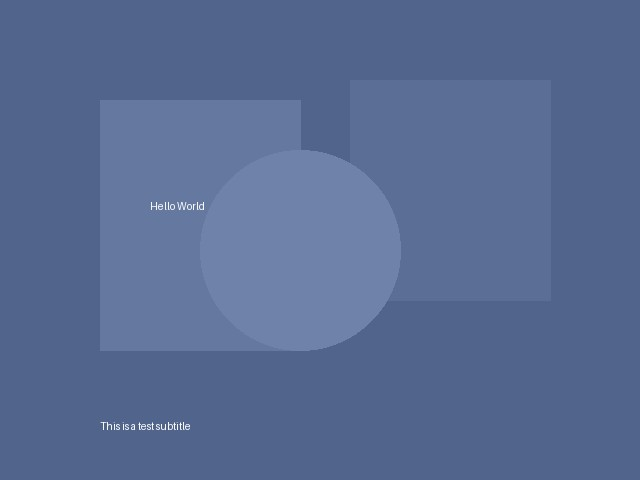
#> input picture test_with_subtitle.jpg, 640 x 480 px
$ python -i image_processor.py   (imports and definitions only)
#> lines starting #> are read from the running program, lines starting #| are printed output that depends on the picture; after the words box and inside, x2 and y2 are one past the last pixel; in counts of white or black regions, pixels touching at a corner belong together
### watermark_remover/detector.py
"""水印和字幕检测模块

提供两种检测方式:
1. 字幕检测 - 检测画面底部的白色/亮色文字
2. 水印检测 - 检测半透明叠加的 logo/文字水印
"""

import cv2
import numpy as np
from typing import Tuple, Optional, List


class SubtitleDetector:
    """字幕检测器 - 检测画面底部区域的文字"""

    def __init__(
        self,
        bottom_ratio: float = 0.25,
        min_text_height: int = 10,
        max_text_height: int = 80,
        sensitivity: float = 0.7,
    ):
        """
        Args:
            bottom_ratio: 从底部开始检测的区域比例 (0.0-1.0)
            min_text_height: 最小文字高度 (像素)
            max_text_height: 最大文字高度 (像素)
            sensitivity: 灵敏度 (0.0-1.0)，越高越敏感
        """
#> in preview_mask, frame is the input picture: shape (480, 640, 3); mean B, G, R 146.7, 106.8, 87.8
        self.bottom_ratio = bottom_ratio
        self.min_text_height = min_text_height
        self.max_text_height = max_text_height
        self.sensitivity = sensitivity

    def detect(self, frame: np.ndarray) -> np.ndarray:
        """检测字幕区域，返回二值掩码

        Args:
            frame: BGR格式的图像

        Returns:
            二值掩码 (255=字幕区域, 0=背景)
        """
        h, w = frame.shape[:2]
#> h = 480; w = 640
        # 只处理底部区域
        y_start = int(h * (1 - self.bottom_ratio))
#> y_start = 360
        roi = frame[y_start:, :]
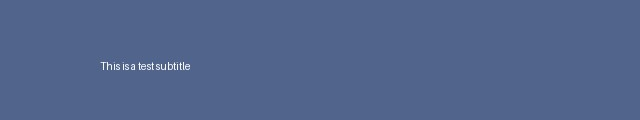
#> roi: shape (120, 640, 3); mean B, G, R 140.3, 100.4, 81.5

        # 转灰度
        gray = cv2.cvtColor(roi, cv2.COLOR_BGR2GRAY)
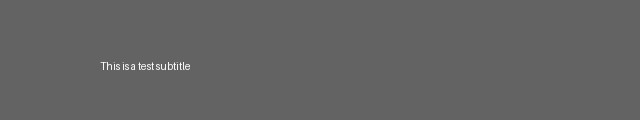
#> gray: shape (120, 640); min 86, max 252, mean 99.4

        # 二值化 - 检测亮色文字 (白色/黄色字幕)
        # 字幕通常是白色或浅色，带深色描边
        _, bright_mask = cv2.threshold(gray, 200, 255, cv2.THRESH_BINARY)
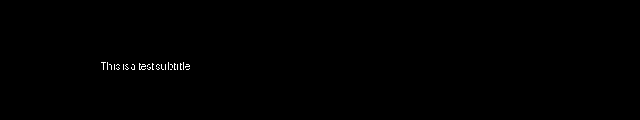
#> bright_mask: shape (120, 640); 0.25% white in thin lines or dots, all inside (x1, y1, x2, y2) = (101, 62, 190, 70)

        # 也检测有描边的字幕 (HSV中高亮度高饱和度 -> 黄色字幕)
        hsv = cv2.cvtColor(roi, cv2.COLOR_BGR2HSV)
#> hsv: shape (120, 640, 3); mean H, S, V 110, 106.6, 140.3
        # 白色字幕
        white_mask = cv2.inRange(hsv, np.array([0, 0, 200]), np.array([180, 50, 255]))
        # 黄色字幕
        yellow_mask = cv2.inRange(hsv, np.array([15, 100, 200]), np.array([35, 255, 255]))
#> yellow_mask: shape (120, 640); every value is 0
        # 合并
        text_mask = cv2.bitwise_or(bright_mask, white_mask)
        text_mask = cv2.bitwise_or(text_mask, yellow_mask)

        # 形态学操作 - 连接文字笔画
        kernel_close = cv2.getStructuringElement(
            cv2.MORPH_RECT, (15, max(3, self.min_text_height // 2))
        )
        text_mask = cv2.morphologyEx(text_mask, cv2.MORPH_CLOSE, kernel_close)
#> text_mask: shape (120, 640); 0.75% white; 1 white region, box (x1, y1, x2, y2) and area: (101, 62, 190, 70) 578

        # 膨胀以覆盖文字描边
        kernel_dilate = cv2.getStructuringElement(cv2.MORPH_RECT, (5, 5))
        text_mask = cv2.dilate(text_mask, kernel_dilate, iterations=2)
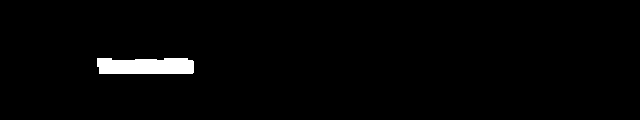
#> text_mask: shape (120, 640); 1.9% white; 1 white region

        # 过滤 - 只保留符合字幕尺寸的区域
        contours, _ = cv2.findContours(text_mask, cv2.RETR_EXTERNAL, cv2.CHAIN_APPROX_SIMPLE)
#> contours = 1 contour; box (x1, y1, x2, y2) and area: (97, 58, 194, 74) 1331
        result_mask = np.zeros_like(text_mask)

        for contour in contours:
            x, y, cw, ch = cv2.boundingRect(contour)
            if self.min_text_height <= ch <= self.max_text_height and cw > 20:
                # 过滤掉太小的噪点
                area_ratio = cv2.contourArea(contour) / (cw * ch)
                if area_ratio > 0.1 * self.sensitivity:
                    cv2.drawContours(result_mask, [contour], -1, 255, -1)
#> this loop made 1 pass
#> (x, y, cw, ch, area_ratio) on pass 1: (97, 58, 97, 16, 0.858)

        # 扩展掩码到原始帧大小 (填充到上方)
        full_mask = np.zeros((h, w), dtype=np.uint8)
        full_mask[y_start:, :] = result_mask
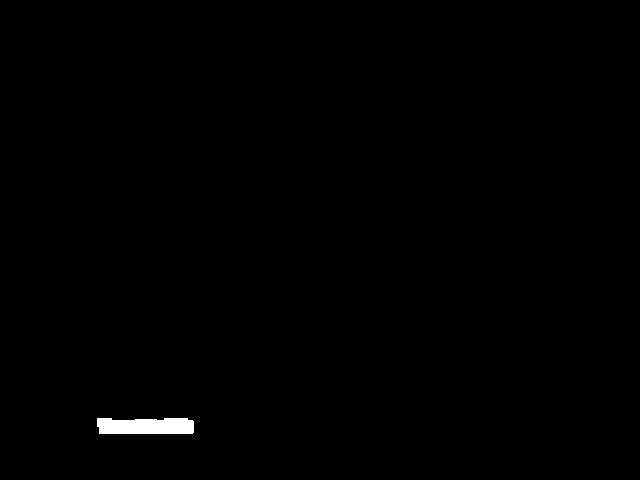
#> full_mask: shape (480, 640); 0.47% white; 1 white region, box (x1, y1, x2, y2) and area: (97, 418, 194, 434) 1442

        return full_mask


class WatermarkDetector:
    """水印检测器 - 检测图片/视频中的水印"""

    def __init__(
        self,
        regions: Optional[List[str]] = None,
        sensitivity: float = 0.5,
    ):
        """
        Args:
            regions: 水印可能出现的区域列表
                     可选值: "top_left", "top_right", "bottom_left", "bottom_right", "center"
                     默认检查所有角落
            sensitivity: 灵敏度 (0.0-1.0)
        """
        self.regions = regions or [
            "top_left", "top_right", "bottom_left", "bottom_right"
        ]
        self.sensitivity = sensitivity

    def detect(self, frame: np.ndarray) -> np.ndarray:
        """检测水印区域，返回二值掩码

        Args:
            frame: BGR格式的图像

        Returns:
            二值掩码 (255=水印区域, 0=背景)
        """
        h, w = frame.shape[:2]
#> h = 480; w = 640
        mask = np.zeros((h, w), dtype=np.uint8)

        for region in self.regions:
            region_mask = self._detect_in_region(frame, region)
            mask = cv2.bitwise_or(mask, region_mask)
#> this loop made 4 passes
#> pass 1, in _detect_in_region, `roi = frame[y1:y2, x1:x2]`:
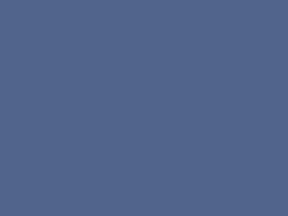
#> roi: shape (72, 96, 3) (shown 3 times larger); mean B, G, R 140, 100, 81

        # 形态学操作去噪
        kernel = cv2.getStructuringElement(cv2.MORPH_ELLIPSE, (3, 3))
#> kernel = [[0, 1, 0], [1, 1, 1], [0, 1, 0]]
        mask = cv2.morphologyEx(mask, cv2.MORPH_OPEN, kernel)
        mask = cv2.morphologyEx(mask, cv2.MORPH_CLOSE, kernel)

        return mask

    def _detect_in_region(self, frame: np.ndarray, region: str) -> np.ndarray:
        """在指定区域检测水印"""
        h, w = frame.shape[:2]
        margin = 0.15  # 边缘比例

        # 定义区域边界
        y1, y2, x1, x2 = 0, 0, 0, 0
        if "top" in region:
            y1, y2 = 0, int(h * margin)
        if "bottom" in region:
            y1, y2 = int(h * (1 - margin)), h
        if "left" in region:
            x1, x2 = 0, int(w * margin)
        if "right" in region:
            x1, x2 = int(w * (1 - margin)), w
        if region == "center":
            y1, y2 = int(h * 0.3), int(h * 0.7)
            x1, x2 = int(w * 0.3), int(w * 0.7)

        roi = frame[y1:y2, x1:x2]
        if roi.size == 0:
            return np.zeros((h, w), dtype=np.uint8)

        # 检测半透明水印的常见特征
        # 方法1: 检测异常的亮度/对比度区域
        gray = cv2.cvtColor(roi, cv2.COLOR_BGR2GRAY)

        # 自适应阈值检测
        thresh = cv2.adaptiveThreshold(
            gray, 255, cv2.ADAPTIVE_THRESH_GAUSSIAN_C,
            cv2.THRESH_BINARY_INV, 11, 2
        )

        # 方法2: 边缘检测 (水印通常有清晰的边缘)
        edges = cv2.Canny(gray, 50, 150)
        kernel = cv2.getStructuringElement(cv2.MORPH_RECT, (3, 3))
        edges = cv2.dilate(edges, kernel, iterations=1)

        # 合并两种方法
        combined = cv2.bitwise_or(thresh, edges)

        # 放回全图坐标
        full_mask = np.zeros((h, w), dtype=np.uint8)
        full_mask[y1:y2, x1:x2] = combined

        return full_mask

    # [19 lines left out: function detect_with_mask, not called in this run]

### watermark_remover/inpainter.py
"""图像修复模块

使用 OpenCV 的 inpainting 算法填充被移除的区域。
支持两种算法:
1. Telea - 快速，适合小区域
2. Navier-Stokes (NS) - 质量更好，适合大面积
"""

import cv2
import numpy as np
from enum import Enum


class InpaintMethod(Enum):
    TELEA = "telea"
    NS = "ns"


class Inpainter:
    """图像修复器"""

    def __init__(
        self,
        method: InpaintMethod = InpaintMethod.NS,
        radius: int = 5,
    ):
        """
        Args:
            method: 修复算法 ("telea" 或 "ns")
            radius: 修复半径，越大越平滑但越慢
        """
        self.method = method
        self.radius = radius

    # [45 lines left out: functions inpaint, inpaint_multiscale, not called in this run]

### watermark_remover/advanced_inpainter.py
"""增强型图像修复模块

组合多种高级修复技术，无需外部模型即可获得高质量修复效果:

1. 多尺度修复 (Multi-scale) - 从粗到细，保证全局一致性
2. 边缘引导修复 (Edge-guided) - 保持边缘连续性
3. 纹理合成 (Texture synthesis) - 基于 PatchMatch 的纹理填充
4. 泊松融合 (Poisson blending) - 无缝过渡
5. 频域修复 (Frequency-domain) - FFT 频域信息传播
6. 置信度传播 (Confidence propagation) - 渐进式修复
7. 导向滤波 (Guided filter) - 边缘保持平滑
"""

import cv2
import numpy as np
from typing import Optional
from enum import Enum


class InpaintQuality(Enum):
    FAST = "fast"         # 快速: 基础 NS inpainting
    BALANCED = "balanced" # 均衡: 多尺度 + 边缘引导
    HIGH = "high"         # 高质量: 全部技术组合


class AdvancedInpainter:
    """增强型图像修复器"""

    def __init__(self, quality: InpaintQuality = InpaintQuality.BALANCED):
        self.quality = quality

    # [11 lines left out: function inpaint, not called in this run]

    def _fast_inpaint(self, frame: np.ndarray, mask: np.ndarray) -> np.ndarray:
        """快速模式: OpenCV NS inpainting"""
        return cv2.inpaint(frame, mask, 5, cv2.INPAINT_NS)

    # [316 lines left out: functions _balanced_inpaint, _high_quality_inpaint, _multiscale_inpaint, _edge_guided_refine, _texture_synthesis, _poisson_blend and 2 more, not called in this run]

### watermark_remover/image_processor.py
"""图片处理模块 - 去除图片中的水印和字幕"""

import cv2
import numpy as np
from pathlib import Path
from typing import Optional, Union

from .detector import SubtitleDetector, WatermarkDetector
from .inpainter import Inpainter, InpaintMethod
from .advanced_inpainter import AdvancedInpainter, InpaintQuality


class ImageProcessor:
    """图片水印/字幕去除处理器"""

    def __init__(
        self,
        inpaint_method: str = "ns",
        inpaint_radius: int = 5,
        inpaint_quality: str = "balanced",
        subtitle_bottom_ratio: float = 0.25,
        subtitle_sensitivity: float = 0.7,
        watermark_sensitivity: float = 0.5,
    ):
        """
        Args:
            inpaint_method: 修复算法 ("telea" 或 "ns")
            inpaint_radius: 修复半径
            inpaint_quality: 修复质量 ("fast", "balanced", "high")
                - fast: 基础 NS inpainting
                - balanced: 多尺度 + 边缘引导
                - high: 全部高级技术组合
            subtitle_bottom_ratio: 字幕检测的底部区域比例
            subtitle_sensitivity: 字幕检测灵敏度
            watermark_sensitivity: 水印检测灵敏度
        """
        # 基础修复器 (作为 fallback)
        method = InpaintMethod.NS if inpaint_method == "ns" else InpaintMethod.TELEA
        self.inpainter = Inpainter(method=method, radius=inpaint_radius)

        # 增强型修复器
        quality_map = {
            "fast": InpaintQuality.FAST,
            "balanced": InpaintQuality.BALANCED,
            "high": InpaintQuality.HIGH,
        }
        self.advanced_inpainter = AdvancedInpainter(
            quality=quality_map.get(inpaint_quality, InpaintQuality.BALANCED)
        )

        self.subtitle_detector = SubtitleDetector(
            bottom_ratio=subtitle_bottom_ratio,
            sensitivity=subtitle_sensitivity,
        )
        self.watermark_detector = WatermarkDetector(
            sensitivity=watermark_sensitivity,
        )

    # [92 lines left out: functions remove_subtitle, remove_subtitle_from_frame, remove_watermark, remove_both, not called in this run]

    def preview_mask(
        self,
        input_path: Union[str, Path],
        output_path: Optional[Union[str, Path]] = None,
        detect_type: str = "both",
    ) -> str:
        """预览检测到的掩码区域

        Args:
            input_path: 输入图片路径
            output_path: 掩码输出路径
            detect_type: 检测类型 ("subtitle", "watermark", "both")

        Returns:
            掩码输出路径
        """
        frame = cv2.imread(str(input_path))
        if frame is None:
            raise FileNotFoundError(f"无法读取图片: {input_path}")

        output_path = self._get_output_path(input_path, output_path, "_mask")

        mask = np.zeros(frame.shape[:2], dtype=np.uint8)
        if detect_type in ("subtitle", "both"):
            mask = cv2.bitwise_or(mask, self.subtitle_detector.detect(frame))
        if detect_type in ("watermark", "both"):
            mask = cv2.bitwise_or(mask, self.watermark_detector.detect(frame))

        # 生成可视化掩码 (红色叠加)
        vis = frame.copy()
        vis[mask > 0] = [0, 0, 255]  # 红色标记检测区域
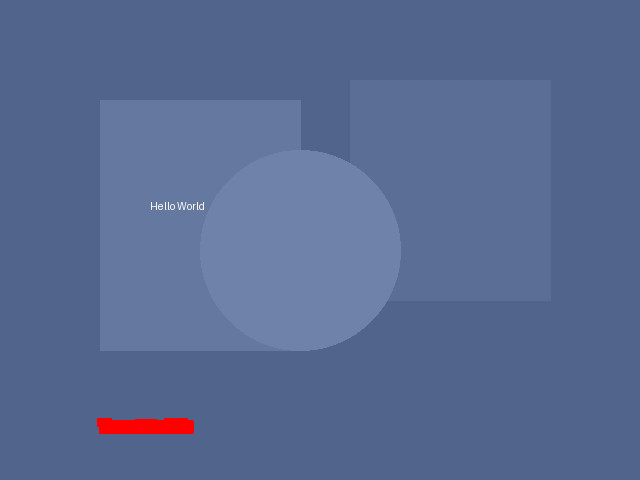
#> vis: shape (480, 640, 3); 0.47% of pixels changed, all inside (x1, y1, x2, y2) = (97, 418, 194, 434)
        result = cv2.addWeighted(frame, 0.6, vis, 0.4, 0)
        cv2.imwrite(output_path, result)
        return output_path

    @staticmethod
    def _get_output_path(
        input_path: Union[str, Path],
        output_path: Optional[Union[str, Path]],
        suffix: str,
    ) -> str:
        if output_path:
            return str(output_path)
        p = Path(input_path)
        return str(p.parent / f"{p.stem}{suffix}{p.suffix}")

>>> result = ImageProcessor().preview_mask('../test_with_subtitle.jpg')
